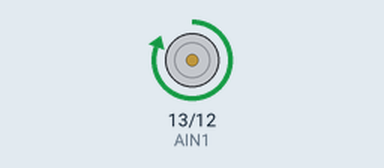
Bench run of a sketch on a simulated Arduino Uno, built with avr-gcc and run on an emulated ATmega328P. On the bench: motor-driver pin pairs drawn as motors (green arrow = first pin HIGH = forward, orange = second pin HIGH = backward, longer = more drive, scaled by the enable pin).

Above: at 1.5 s.
At 4.5 s:
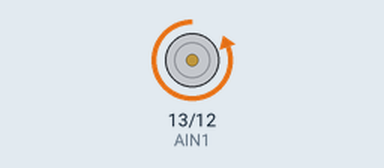
At 7.5 s:
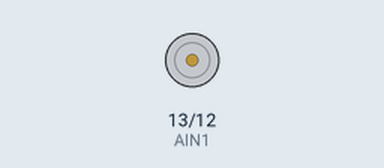
Timing chart, 0 to 11.7 s (numbered marks = the images above):
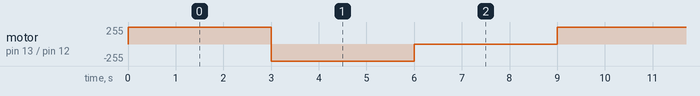

The sketch:

motor_basics.ino
```cpp
/*
SparkFun Tinker Kit
Circuit 10: Motor Basics

Learn how to control one motor with the motor driver.

This sketch was written by SparkFun Electronics, with lots of help from the Arduino community.
This code is completely free for any use.

View circuit diagram and instructions at: https://learn.sparkfun.com/tutorials/activity-guide-for-sparkfun-tinker-kit/circuit-10-motor-basics
Download drawings and code at: https://github.com/sparkfun/SparkFun_Tinker_Kit_Code/
*/

//PIN VARIABLES
//the motor will be controlled by the motor A pins on the motor driver
const int AIN1 = 13;           //control pin 1 on the motor driver for the right motor
const int AIN2 = 12;            //control pin 2 on the motor driver for the right motor
const int PWMA = 11;            //speed control pin on the motor driver for the right motor

//VARIABLES
int motorSpeed = 0;       //starting speed for the motor

void setup() {
  //set the motor contro pins as outputs
  pinMode(AIN1, OUTPUT);
  pinMode(AIN2, OUTPUT);
  pinMode(PWMA, OUTPUT);
}

void loop() {
    //drive motor forward (positive speed)
    digitalWrite(AIN1, HIGH);                         //set pin 1 to high
    digitalWrite(AIN2, LOW);                          //set pin 2 to low
    analogWrite(PWMA, 255);               //now that the motor direction is set, drive it at max speed
    delay(3000);

    //drive motor backward (negative speed)
    digitalWrite(AIN1, LOW);                          //set pin 1 to low
    digitalWrite(AIN2, HIGH);                         //set pin 2 to high
    analogWrite(PWMA, 255);               //now that the motor direction is set, drive it at max speed
    delay(3000);

    //stop motor
    digitalWrite(AIN1, LOW);                          //set pin 1 to low
    digitalWrite(AIN2, LOW);                          //set pin 2 to low
    analogWrite(PWMA, 0);               //now that the motor direction is set, stop motor
    delay(3000);
}
```

Measured:
- by itself, motor on pin 13 (AIN1) / pin 12 (AIN2): repeats every 9.0 s: backward 255/255 3.0 s, stopped 3.0 s, forward 255/255 3.0 s
